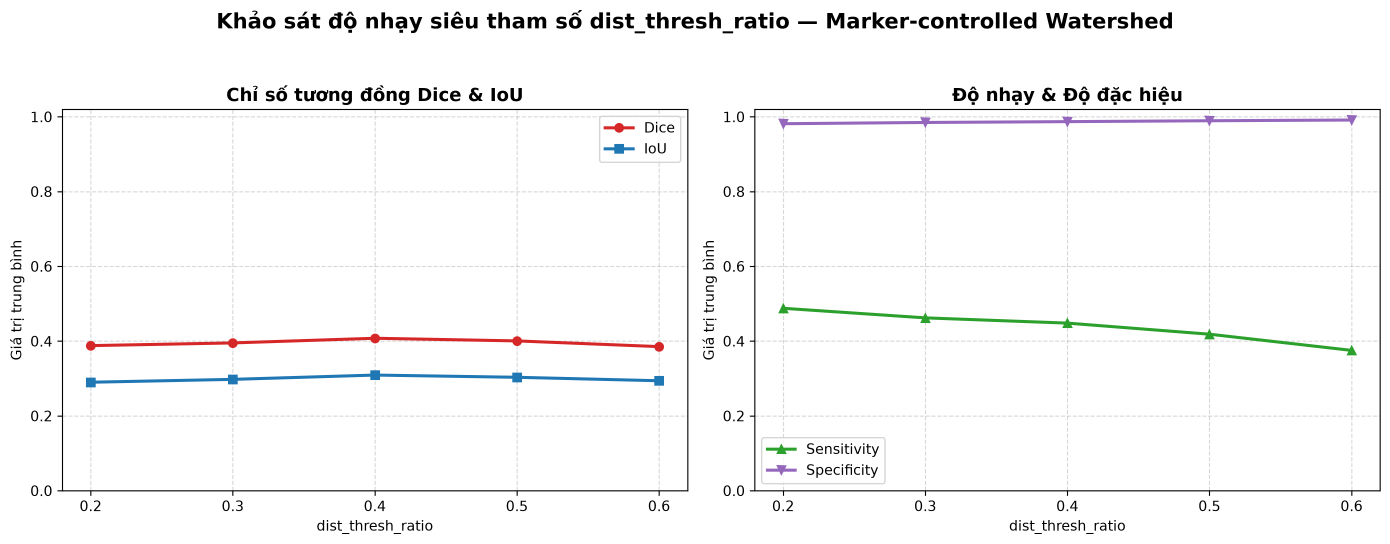
#> input picture reports/figures/watershed_param_sensitivity.png, 4170 x 1632 px (shown at 1/3 size)
$ python verify_day3_contract.py
#> lines starting #> are read from the running program, lines starting #| are printed output that depends on the picture; after the words box and inside, x2 and y2 are one past the last pixel; in counts of white or black regions, pixels touching at a corner belong together
### src/segmentation/watershed.py
"""Thuật toán phân đoạn khối u não bằng Marker-controlled Watershed.

Phụ trách: Hà Mạnh Trường (MSSV: 2045240326).
Tài liệu tham khảo: Gonzalez & Woods (4th Ed), Chapter 10 (Image Segmentation - Watersheds).
"""

from typing import Dict, Tuple, Union
import numpy as np
import cv2
from .base import BaseSegmenter


INTERMEDIATE_KEYS = (
    "original", "binary_high", "opened", "dist_transform",
    "sure_fg", "sure_bg", "unknown", "markers", "tumor_mask",
)


def _empty_intermediates(shape: Tuple[int, int]) -> Dict[str, np.ndarray]:
    """Tạo dict 9 ảnh trung gian toàn 0 cho nhánh fail-safe."""
    return {key: np.zeros(shape, dtype=np.uint8) for key in INTERMEDIATE_KEYS}


def _to_display_uint8(image: np.ndarray) -> np.ndarray:
    """Chuẩn hoá ảnh số thực (EDT) về uint8 [0, 255] để lưu trung gian."""
    if image.dtype == np.uint8:
        return image
    if float(image.max()) == 0.0:
        return np.zeros(image.shape, dtype=np.uint8)
    return cv2.normalize(image, None, 0, 255, cv2.NORM_MINMAX).astype(np.uint8)


def _filter_small_components(tumor_mask: np.ndarray, min_tumor_area: int) -> np.ndarray:
    """Loại bỏ các đảo u có diện tích nhỏ hơn min_tumor_area."""
    if min_tumor_area <= 0:
        return tumor_mask
    num_labels, labels, stats, _ = cv2.connectedComponentsWithStats(
        (tumor_mask > 0).astype(np.uint8), connectivity=8
    )
    if num_labels <= 1:
        return tumor_mask
    keep = np.zeros(num_labels, dtype=bool)
    keep[1:] = stats[1:, cv2.CC_STAT_AREA] >= min_tumor_area
    return np.where(keep[labels], 255, 0).astype(np.uint8)


class WatershedSegmenter(BaseSegmenter):
    """Bộ phân đoạn u não sử dụng biến đổi khoảng cách Euclidean và giải thuật phân thủy Watershed."""

    # [22 lines left out: functions __init__, segment, not called in this run]


def segment_watershed(
    brain_image: np.ndarray,
    dist_thresh_ratio: float = 0.4,
    bg_dilate_kernel: int = 3,
    min_tumor_area: int = 50,
    return_intermediates: bool = False,
) -> Union[np.ndarray, Tuple[np.ndarray, Dict[str, np.ndarray]]]:
    """Phân đoạn khối u não trên ảnh đã tách sọ bằng Marker-controlled Watershed.

    Quy trình 6 bước DIP (Gonzalez & Woods Ch.10):
    1. Lọc nhị phân sơ bộ vùng tăng sáng trong nhu mô não (phân vị 85).
    2. Phép mở hình thái học 3x3 khử nhiễu đốm hạt.
    3. Biến đổi khoảng cách Euclidean (cv2.distanceTransform) tìm tâm khối u.
    4. Xác định vùng chắc chắn là u (Sure Foreground) từ ngưỡng bản đồ khoảng cách.
    5. Xác định vùng chắc chắn là não lành (Sure Background) bằng phép giãn nở.
    6. Đánh dấu markers, chạy cv2.watershed và lọc đảo nhỏ bằng min_tumor_area.

    Args:
        brain_image: Ảnh xám não đã tách sọ (H, W), dtype uint8.
        dist_thresh_ratio: Tỷ lệ ngưỡng khoảng cách cực đại để lấy tâm u (mặc định 0.4).
        bg_dilate_kernel: Kích thước kernel giãn nở để tạo vùng nền.
        min_tumor_area: Diện tích tối thiểu (pixel) để giữ lại một đảo u.
        return_intermediates: Nếu True, trả thêm từ điển 9 ảnh trung gian.

    Returns:
        - return_intermediates=False: mặt nạ nhị phân u (H, W) uint8 {0, 255}.
        - return_intermediates=True: Tuple (tumor_mask, intermediates) với các khoá
          'original', 'binary_high', 'opened', 'dist_transform', 'sure_fg',
          'sure_bg', 'unknown', 'markers', 'tumor_mask' (cùng shape, uint8).
    """
    if len(brain_image.shape) == 3:
        gray = cv2.cvtColor(brain_image, cv2.COLOR_BGR2GRAY)
    else:
        gray = brain_image.copy()

    h, w = gray.shape
    zeros = np.zeros((h, w), dtype=np.uint8)
    steps = _empty_intermediates((h, w))
    steps["original"] = gray.copy()

    # Chỉ xét trong vùng não có tín hiệu (> 0)
    non_zero_pixels = gray[gray > 0]
    if len(non_zero_pixels) == 0:
        return (zeros, steps) if return_intermediates else zeros

    # 1. Ngưỡng hóa sơ bộ tìm vùng u tăng sáng
    # Khối u não trên ảnh T1-CE/FLAIR thường có cường độ nằm ở phân vị cao
    high_thresh = np.percentile(non_zero_pixels, 85)
    _, binary_high = cv2.threshold(gray, int(high_thresh), 255, cv2.THRESH_BINARY)
    steps["binary_high"] = binary_high

    # 2. Phép mở nhẹ làm sạch nhiễu hạt
    kernel = cv2.getStructuringElement(cv2.MORPH_RECT, (3, 3))
    opened = cv2.morphologyEx(binary_high, cv2.MORPH_OPEN, kernel, iterations=1)
    steps["opened"] = opened

    # 3. Biến đổi khoảng cách Euclidean
    dist_transform = cv2.distanceTransform(opened, cv2.DIST_L2, 5)
    steps["dist_transform"] = _to_display_uint8(dist_transform)
    max_dist = dist_transform.max()
    if max_dist == 0:
        return (zeros, steps) if return_intermediates else zeros

    # 4. Xác định Sure Foreground & Sure Background
    _, sure_fg = cv2.threshold(dist_transform, dist_thresh_ratio * max_dist, 255, 0)
    sure_fg = np.uint8(sure_fg)
    steps["sure_fg"] = sure_fg

    dilate_k = cv2.getStructuringElement(cv2.MORPH_RECT, (bg_dilate_kernel, bg_dilate_kernel))
    sure_bg = cv2.dilate(opened, dilate_k, iterations=2)
    steps["sure_bg"] = sure_bg

    unknown = cv2.subtract(sure_bg, sure_fg)
    steps["unknown"] = unknown

    # 5. Đánh dấu Markers
    _, markers = cv2.connectedComponents(sure_fg)
    markers = markers + 1
    markers[unknown == 255] = 0
    # Lưu markers đầu vào (trước khi watershed sửa tại chỗ) dưới dạng uint8
    steps["markers"] = np.clip(markers, 0, 255).astype(np.uint8)

    # 6. Chạy Watershed trên ảnh 3 kênh
    img_3ch = cv2.cvtColor(gray, cv2.COLOR_GRAY2BGR)
    markers = cv2.watershed(img_3ch, markers)

    # Vùng u là các marker có giá trị > 1 (khác nền = 1 và biên = -1)
    tumor_mask = np.zeros_like(gray, dtype=np.uint8)
    tumor_mask[markers > 1] = 255

    # 7. Hậu xử lý: lọc bỏ các đảo nhiễu nhỏ hơn min_tumor_area
    tumor_mask = _filter_small_components(tumor_mask, min_tumor_area)
    steps["tumor_mask"] = tumor_mask

    return (tumor_mask, steps) if return_intermediates else tumor_mask

### scripts/verify_day3_contract.py
#!/usr/bin/env python3
# -*- coding: utf-8 -*-
"""Kiểm chuẩn tự động Hợp đồng Kỹ thuật Ngày 3 — Hà Mạnh Trường (2045240326).

Xác minh tối thiểu 19 mục:
  CFG: cấu hình `segmentation.watershed` trong YAML.
  SIG: chữ ký `segment_watershed`, `WatershedSegmenter.__init__`, `.segment`.
  BC : tương thích ngược khi `return_intermediates=False`.
  API: hợp đồng `return_intermediates=True` — 2-tuple, đủ 9 ảnh trung gian uint8.
  INV: mặt nạ u nằm trong nội não, ảnh rỗng fail-safe, quét ratio 0.2–0.6.
  FLT: bộ lọc `min_tumor_area` loại bỏ đảo nhỏ.
  FIG: đồ thị khảo sát độ nhạy tồn tại và > 30 KB.
  DOC: checklist Ngày 3 = 3 `[x]`, Ngày 4–7 = 11 `[ ]`, tổng 9 `[x]` / 11 `[ ]`.

Chạy từ thư mục gốc repo:

    python scripts/verify_day3_contract.py

Mã thoát: 0 nếu toàn bộ kiểm tra đạt, 1 nếu có bất kỳ mục nào thất bại.
"""

from __future__ import annotations

import inspect
import re
import sys
import typing
from dataclasses import dataclass
from pathlib import Path
from typing import Any, Dict, List, Tuple

import cv2
import numpy as np
import yaml

for _stream in (sys.stdout, sys.stderr):
    try:
        _stream.reconfigure(encoding="utf-8", errors="replace")
    except Exception:  # pragma: no cover - môi trường không hỗ trợ reconfigure
        pass

ROOT = Path(__file__).resolve().parents[1]
if str(ROOT) not in sys.path:
    sys.path.insert(0, str(ROOT))

from src.preprocessing.skull_strip import strip_skull  # noqa: E402
from src.segmentation.watershed import (  # noqa: E402
    INTERMEDIATE_KEYS,
    WatershedSegmenter,
    segment_watershed,
)

SAMPLE_IMAGE = ROOT / "data" / "full" / "images" / "TCGA_CS_4941_19960909_13.png"
FIGURE_PATH = ROOT / "reports" / "figures" / "watershed_param_sensitivity.png"
TASK_DOC = ROOT / "docs" / "NHIEM_VU_HA_MANH_TRUONG.md"
RATIOS = (0.2, 0.3, 0.4, 0.5, 0.6)

_REQUIRED = object()


@dataclass
class Check:
    """Một dòng kết quả kiểm tra."""

    group: str
    name: str
    ok: bool
    detail: str


# =============================================================================
# 1. CẤU HÌNH YAML
# =============================================================================

def check_config(checks: List[Check]) -> None:
    path = ROOT / "configs" / "default_params.yaml"
    if not path.is_file():
        checks.append(Check("CFG", "Nạp YAML", False, "không tìm thấy configs/default_params.yaml"))
        return

    try:
        with path.open("r", encoding="utf-8") as fh:
            config = yaml.safe_load(fh)
    except Exception as exc:  # noqa: BLE001
        checks.append(Check("CFG", "Nạp YAML (encoding=utf-8)", False,
                            f"{type(exc).__name__}: {exc}"))
        return

    checks.append(Check("CFG", "Nạp YAML (encoding=utf-8)", isinstance(config, dict),
                        "configs/default_params.yaml"))

    node = (config.get("segmentation") or {}).get("watershed")
    missing = [p for p in ("dist_thresh_ratio", "bg_dilate_kernel")
               if not isinstance(node, dict) or p not in node]
    if missing:
        checks.append(Check("CFG", "segmentation.watershed", False,
                            "thiếu khoá: " + ", ".join(missing)))
    else:
        checks.append(Check("CFG", "segmentation.watershed", True,
                            ", ".join(f"{p}={node[p]!r}"
                                      for p in ("dist_thresh_ratio", "bg_dilate_kernel"))))


# =============================================================================
# 2. CHỮ KÝ HÀM
# =============================================================================

def _canonical(annotation: Any) -> str:
    if annotation is inspect.Parameter.empty or annotation is inspect.Signature.empty:
        return ""
    if annotation is None or annotation is type(None):
        return "None"
    if isinstance(annotation, str):
        return annotation
    origin = typing.get_origin(annotation)
    args = typing.get_args(annotation)
    if origin is typing.Union:
        if len(args) == 2 and type(None) in args:
            inner = args[0] if args[1] is type(None) else args[1]
            return f"Optional[{_canonical(inner)}]"
        return "Union[" + ", ".join(_canonical(a) for a in args) + "]"
    if origin is not None:
        prefix = {tuple: "Tuple", dict: "Dict", list: "List", set: "Set"}.get(
            origin, getattr(origin, "__name__", str(origin))
        )
        return f"{prefix}[" + ", ".join(_canonical(a) for a in args) + "]"
    if annotation is np.ndarray:
        return "np.ndarray"
    if annotation is typing.Any:
        return "Any"
    return getattr(annotation, "__name__", str(annotation))


def _render_signature(signature: inspect.Signature) -> str:
    parts: List[str] = []
    for param in signature.parameters.values():
        text = param.name
        annotation = _canonical(param.annotation)
        if annotation:
            text += f": {annotation}"
        if param.default is not inspect.Parameter.empty:
            text += f" = {param.default!r}"
        parts.append(text)
    rendered = "(" + ", ".join(parts) + ")"
    returns = _canonical(signature.return_annotation)
    return f"{rendered} -> {returns}" if returns else rendered


SIGNATURE_CONTRACT = [
    (
        "segment_watershed",
        segment_watershed,
        [
            ("brain_image", _REQUIRED),
            ("dist_thresh_ratio", 0.4),
            ("bg_dilate_kernel", 3),
            ("min_tumor_area", 50),
            ("return_intermediates", False),
        ],
        "Union[np.ndarray, Tuple[np.ndarray, Dict[str, np.ndarray]]]",
    ),
    (
        "WatershedSegmenter.__init__",
        WatershedSegmenter.__init__,
        [
            ("self", _REQUIRED),
            ("dist_thresh_ratio", 0.4),
            ("bg_dilate_kernel", 3),
            ("min_tumor_area", 50),
        ],
        "None",
    ),
    (
        "WatershedSegmenter.segment",
        WatershedSegmenter.segment,
        [
            ("self", _REQUIRED),
            ("brain_image", _REQUIRED),
            ("return_intermediates", False),
        ],
        "Union[np.ndarray, Tuple[np.ndarray, Dict[str, np.ndarray]]]",
    ),
]


def check_signatures(checks: List[Check]) -> None:
    for label, function, expected_params, expected_return in SIGNATURE_CONTRACT:
        signature = inspect.signature(function)
        params = list(signature.parameters.values())
        problems: List[str] = []

        if len(params) != len(expected_params):
            problems.append(f"{len(params)} tham số (đặc tả {len(expected_params)})")
        for actual, (name, default) in zip(params, expected_params):
            if actual.name != name:
                problems.append(f"tham số '{actual.name}' thay vì '{name}'")
                continue
            if actual.kind is not inspect.Parameter.POSITIONAL_OR_KEYWORD:
                problems.append(f"'{name}' không phải positional-or-keyword")
            if default is _REQUIRED:
                if actual.default is not inspect.Parameter.empty:
                    problems.append(f"'{name}' không được có giá trị mặc định")
            elif actual.default != default:
                problems.append(f"'{name}' mặc định {actual.default!r} thay vì {default!r}")

        actual_return = _canonical(signature.return_annotation)
        if actual_return != expected_return:
            problems.append(f"trả về {actual_return or '<empty>'} thay vì {expected_return}")

        checks.append(Check(
            "SIG", label, not problems,
            "; ".join(problems) if problems else f"{label}{_render_signature(signature)}",
        ))


# =============================================================================
# 3. HỢP ĐỒNG return_intermediates & BẤT BIẾN
# =============================================================================

def _load_stripped() -> Tuple[np.ndarray, np.ndarray]:
    image = cv2.imread(str(SAMPLE_IMAGE), cv2.IMREAD_GRAYSCALE)
    if image is None:
        raise FileNotFoundError(f"Không đọc được ảnh mẫu: {SAMPLE_IMAGE}")
    stripped, _ = strip_skull(image)
    return image, stripped


# [92 lines left out: functions check_backward_compatibility, check_intermediates, check_invariants, not called in this run]


# =============================================================================
# 4. BỘ LỌC min_tumor_area
# =============================================================================

def _component_areas(mask: np.ndarray) -> List[int]:
    num_labels, _, stats, _ = cv2.connectedComponentsWithStats(
        (mask > 0).astype(np.uint8), connectivity=8
    )
    return sorted(stats[1:, cv2.CC_STAT_AREA].tolist(), reverse=True)


def check_area_filter(checks: List[Check]) -> None:
    image = np.zeros((256, 256), dtype=np.uint8)
    cv2.circle(image, (128, 128), 100, 100, -1)            # Nhu mô não
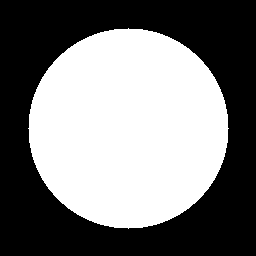
#> image: shape (256, 256); values 0 (black) and 100 (white), 47.9% white; 1 white region, box (x1, y1, x2, y2) and area: (28, 28, 229, 229) 31417
    cv2.circle(image, (90, 128), 15, 255, -1)              # Đảo lớn ~700 px
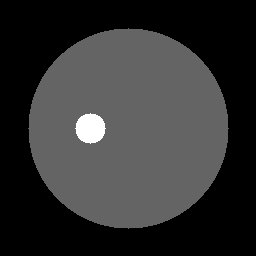
#> image: shape (256, 256); 1.08% of pixels changed, all inside (x1, y1, x2, y2) = (75, 113, 106, 144)
    cv2.rectangle(image, (178, 128), (180, 131), 255, -1)  # Đảo nhỏ 3x4 = 12 px
#> image: shape (256, 256); 0.02% of pixels changed, all inside (x1, y1, x2, y2) = (178, 128, 181, 132)

    unfiltered = _component_areas(
        segment_watershed(image, dist_thresh_ratio=0.1, min_tumor_area=0)
    )
#> in segment_watershed, `opened = cv2.morphologyEx(binary_high, cv2.MORPH_OPEN, kernel, iterati..`:
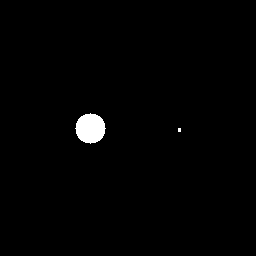
#> binary_high: shape (256, 256); 1.1% white; 2 white regions (1 under 20 px), largest, box (x1, y1, x2, y2) and area: (75, 113, 106, 144) 709
#> in segment_watershed, `unknown = cv2.subtract(sure_bg, sure_fg)`:
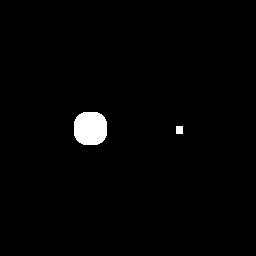
#> sure_bg: shape (256, 256); 1.5% white; 2 white regions, box (x1, y1, x2, y2) and area: (74, 112, 107, 145) 953, (176, 126, 183, 134) 56
#> in segment_watershed, `_, markers = cv2.connectedComponents(sure_fg)`:
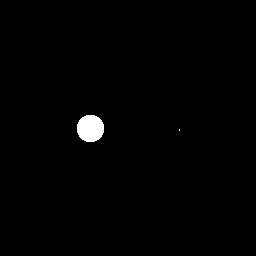
#> sure_fg: shape (256, 256); 0.91% white; 2 white regions (1 under 20 px), largest, box (x1, y1, x2, y2) and area: (77, 115, 104, 142) 593
#> in segment_watershed, `markers = cv2.watershed(img_3ch, markers)`:
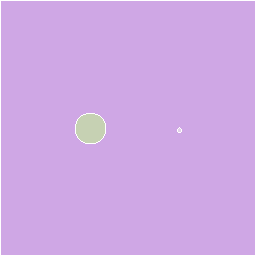
#> markers: shape (256, 256) int32; 4 distinct labels, from -1 to 3; one colour per label, 0 black, -1 white
    small_detected = any(area < 50 for area in unfiltered) and any(area >= 500 for area in unfiltered)
    checks.append(Check("FLT", "min_tumor_area=0 giữ đảo nhỏ 12 px", small_detected,
                        f"diện tích các đảo: {unfiltered}"))

    filtered = _component_areas(
        segment_watershed(image, dist_thresh_ratio=0.1, min_tumor_area=50)
    )
    filtered_ok = bool(filtered) and all(area >= 50 for area in filtered) and max(filtered) >= 500
    checks.append(Check("FLT", "min_tumor_area=50 loại sạch đảo nhỏ", filtered_ok,
                        f"diện tích còn lại: {filtered}"))


# =============================================================================
# 5. HÌNH MINH HỌA & CHECKLIST
# =============================================================================

def check_figure(checks: List[Check]) -> None:
    if not FIGURE_PATH.is_file():
        checks.append(Check("FIG", "Đồ thị độ nhạy > 30 KB", False,
                            "không tìm thấy reports/figures/watershed_param_sensitivity.png"))
        return
    size_kb = FIGURE_PATH.stat().st_size / 1024
    rendered = cv2.imread(str(FIGURE_PATH), cv2.IMREAD_GRAYSCALE)
    ok = size_kb > 30 and rendered is not None and rendered.shape[0] > 500
#> ok = True
    checks.append(Check("FIG", "Đồ thị độ nhạy > 30 KB", ok,
                        f"{size_kb:.1f} KB • "
                        f"{rendered.shape if rendered is not None else 'imread lỗi'}"))


def check_docs(checks: List[Check]) -> None:
    if not TASK_DOC.is_file():
        checks.append(Check("DOC", "Checklist Ngày 3", False, "không tìm thấy tài liệu nhiệm vụ"))
        return

    text = TASK_DOC.read_text(encoding="utf-8")
    matches = list(re.finditer(r"^###\s.*?NGÀY\s+(\d+)", text, re.MULTILINE))
    sections: Dict[int, str] = {}
    for index, match in enumerate(matches):
        end = matches[index + 1].start() if index + 1 < len(matches) else len(text)
        sections[int(match.group(1))] = text[match.start():end]

    day3 = sections.get(3)
    if day3 is None:
        checks.append(Check("DOC", "Ngày 3: 3 ô [x]", False, "không tìm thấy mục Ngày 3"))
    else:
        checked = day3.count("- [x]")
        unchecked = day3.count("- [ ]")
        checks.append(Check("DOC", "Ngày 3: 3 [x] • 0 [ ]",
                            checked == 3 and unchecked == 0,
                            f"{checked} [x] • {unchecked} [ ]"))

    # Ngày 1–3 không bị hồi quy và tổng số ô checklist luôn đủ 20.
    earlier = [sections[d] for d in (1, 2, 3) if d in sections]
    earlier_checked = sum(s.count("- [x]") for s in earlier)
    earlier_unchecked = sum(s.count("- [ ]") for s in earlier)
    checks.append(Check("DOC", "Ngày 1–3: 9 [x] không hồi quy",
                        earlier_checked == 9 and earlier_unchecked == 0,
                        f"{earlier_checked} [x] • {earlier_unchecked} [ ]"))

    total_checked = text.count("- [x]")
    total_unchecked = text.count("- [ ]")
    checks.append(Check("DOC", "Tổng 20 ô checklist (>= 9 [x])",
                        total_checked + total_unchecked == 20 and total_checked >= 9,
                        f"{total_checked} [x] • {total_unchecked} [ ]"))


# =============================================================================
# 6. BÁO CÁO
# =============================================================================

def render_report(checks: List[Check]) -> None:
    headers = ("Nhóm", "Nội dung kiểm tra", "Kết quả", "Chi tiết")
    rows = [(c.group, c.name, "PASS" if c.ok else "FAIL", c.detail) for c in checks]
    widths = [
        max(len(headers[i]), *(len(row[i]) for row in rows)) if rows else len(headers[i])
        for i in range(len(headers))
    ]
    line = "+" + "+".join("-" * (w + 2) for w in widths) + "+"

    def fmt(cells: Tuple[str, str, str, str]) -> str:
        return "| " + " | ".join(cell.ljust(widths[i]) for i, cell in enumerate(cells)) + " |"

    print(line)
    print(fmt(headers))
    print(line)
    previous_group = None
    for check in checks:
        if previous_group is not None and check.group != previous_group:
            print(line)
        previous_group = check.group
        print(fmt((check.group, check.name, "PASS" if check.ok else "FAIL", check.detail)))
    print(line)

    labels = {
        "CFG": "Cấu hình YAML",
        "SIG": "Chữ ký hàm",
        "BC": "Tương thích ngược",
        "API": "Hợp đồng intermediates",
        "INV": "Bất biến & fail-safe",
        "FLT": "Bộ lọc min_tumor_area",
        "FIG": "Đồ thị độ nhạy",
        "DOC": "Checklist tài liệu",
    }
    print()
    for group, label in labels.items():
        subset = [c for c in checks if c.group == group]
        if subset:
            print(f"  • {label:<28} {sum(1 for c in subset if c.ok)}/{len(subset)} đạt")
    passed = sum(1 for c in checks if c.ok)
    print(f"  TỔNG CỘNG: {passed}/{len(checks)} kiểm tra đạt")


def main() -> int:
    checks: List[Check] = []

    print("=" * 78)
    print("KIỂM CHUẨN HỢP ĐỒNG KỸ THUẬT NGÀY 3 — HÀ MẠNH TRƯỜNG (2045240326)")
    print("Marker-controlled Watershed • min_tumor_area • Khảo sát siêu tham số")
    print("=" * 78)
    print()

    check_config(checks)
    check_signatures(checks)

    try:
        _, stripped = _load_stripped()
        checks.append(Check("INV", "Nạp ảnh mẫu & tách sọ", stripped.shape == (256, 256),
                            f"{SAMPLE_IMAGE.name} • shape={stripped.shape}"))
        check_backward_compatibility(checks, stripped)
        check_intermediates(checks, stripped)
        check_invariants(checks, stripped)
    except Exception as exc:  # noqa: BLE001
        checks.append(Check("INV", "Nạp ảnh mẫu & tách sọ", False,
                            f"{type(exc).__name__}: {exc}"))

    check_area_filter(checks)
    check_figure(checks)
    check_docs(checks)

    render_report(checks)

    failed = [c for c in checks if not c.ok]
    print()
    if failed:
        print(f"KẾT LUẬN: THẤT BẠI — {len(failed)} mục không đạt:")
        for check in failed:
            print(f"  - [{check.group}] {check.name}: {check.detail}")
        return 1

    print("KẾT LUẬN: ĐẠT — toàn bộ hợp đồng kỹ thuật Ngày 3 được xác minh.")
    return 0


if __name__ == "__main__":
#> (the run stopped early here; a loop or call above may not have finished)
